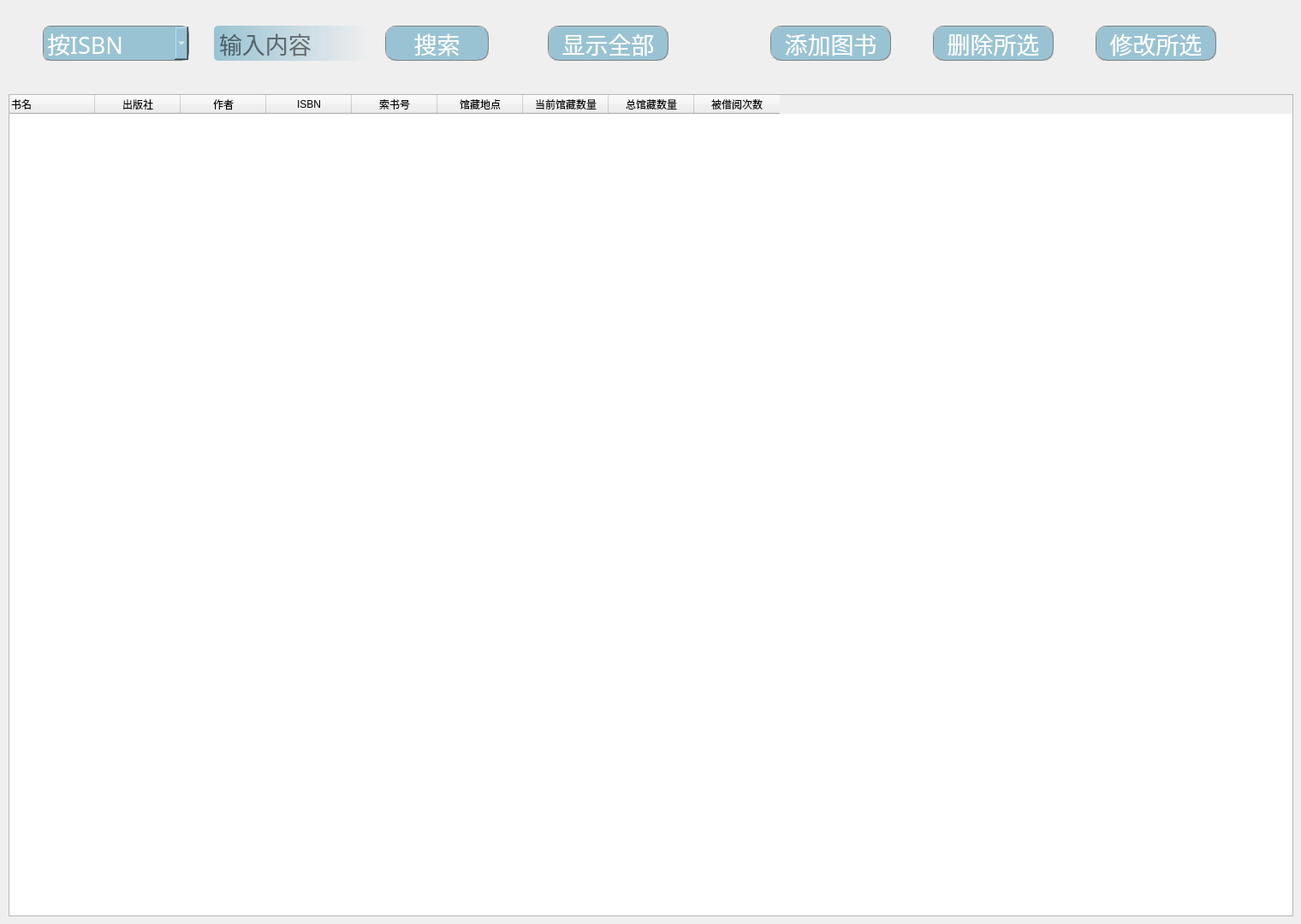
<?xml version="1.0" encoding="UTF-8"?>
<ui version="4.0">
 <class>BookM</class>
 <widget class="QWidget" name="BookM">
  <property name="geometry">
   <rect>
    <x>0</x>
    <y>0</y>
    <width>1520</width>
    <height>1080</height>
   </rect>
  </property>
  <property name="windowTitle">
   <string>Form</string>
  </property>
  <widget class="QTableWidget" name="tableWidget">
   <property name="geometry">
    <rect>
     <x>10</x>
     <y>110</y>
     <width>1501</width>
     <height>961</height>
    </rect>
   </property>
   <property name="contextMenuPolicy">
    <enum>Qt::DefaultContextMenu</enum>
   </property>
   <column>
    <property name="text">
     <string>书名</string>
    </property>
    <property name="textAlignment">
     <set>AlignJustify|AlignVCenter</set>
    </property>
   </column>
   <column>
    <property name="text">
     <string>出版社</string>
    </property>
   </column>
   <column>
    <property name="text">
     <string>作者</string>
    </property>
   </column>
   <column>
    <property name="text">
     <string>ISBN</string>
    </property>
   </column>
   <column>
    <property name="text">
     <string>索书号</string>
    </property>
   </column>
   <column>
    <property name="text">
     <string>馆藏地点</string>
    </property>
   </column>
   <column>
    <property name="text">
     <string>当前馆藏数量</string>
    </property>
   </column>
   <column>
    <property name="text">
     <string>总馆藏数量</string>
    </property>
   </column>
   <column>
    <property name="text">
     <string>被借阅次数</string>
    </property>
   </column>
  </widget>
  <widget class="QPushButton" name="button_delete">
   <property name="geometry">
    <rect>
     <x>1090</x>
     <y>30</y>
     <width>141</width>
     <height>41</height>
    </rect>
   </property>
   <property name="font">
    <font>
     <family>微软雅黑 Light</family>
     <pointsize>20</pointsize>
     <weight>50</weight>
     <bold>false</bold>
    </font>
   </property>
   <property name="styleSheet">
    <string notr="true">QPushButton{
border:1px groove gray;
border-radius:12px;
padding:2px 4px;
color: rgb(255, 255, 255);
background-color: rgba(153,195,211,255);
}
 
QPushButton:hover{
border:1px groove gray;
border-radius:12px;
padding:2px 4px;
color:  rgba(153,195,211,160);
background-color: rgba(153,195,211,180);
}
QPushButto:pressed{
border:1px groove gray;
border-radius:12px;
padding:2px 4px;
color: rgb(255, 255, 255);
background-color: rgba(153,195,211,100);
padding-left:6px;
padding-top:6px;
}</string>
   </property>
   <property name="text">
    <string>删除所选</string>
   </property>
  </widget>
  <widget class="QPushButton" name="button_add">
   <property name="geometry">
    <rect>
     <x>900</x>
     <y>30</y>
     <width>141</width>
     <height>41</height>
    </rect>
   </property>
   <property name="font">
    <font>
     <family>微软雅黑 Light</family>
     <pointsize>20</pointsize>
     <weight>50</weight>
     <bold>false</bold>
    </font>
   </property>
   <property name="styleSheet">
    <string notr="true">QPushButton{
border:1px groove gray;
border-radius:12px;
padding:2px 4px;
color: rgb(255, 255, 255);
background-color: rgba(153,195,211,255);
}
 
QPushButton:hover{
border:1px groove gray;
border-radius:12px;
padding:2px 4px;
color:  rgba(153,195,211,160);
background-color: rgba(153,195,211,180);
}
QPushButto:pressed{
border:1px groove gray;
border-radius:12px;
padding:2px 4px;
color: rgb(255, 255, 255);
background-color: rgba(153,195,211,100);
padding-left:6px;
padding-top:6px;
}</string>
   </property>
   <property name="text">
    <string>添加图书</string>
   </property>
  </widget>
  <widget class="QPushButton" name="button_mod">
   <property name="geometry">
    <rect>
     <x>1280</x>
     <y>30</y>
     <width>141</width>
     <height>41</height>
    </rect>
   </property>
   <property name="font">
    <font>
     <family>微软雅黑 Light</family>
     <pointsize>20</pointsize>
     <weight>50</weight>
     <bold>false</bold>
    </font>
   </property>
   <property name="styleSheet">
    <string notr="true">QPushButton{
border:1px groove gray;
border-radius:12px;
padding:2px 4px;
color: rgb(255, 255, 255);
background-color: rgba(153,195,211,255);
}
 
QPushButton:hover{
border:1px groove gray;
border-radius:12px;
padding:2px 4px;
color:  rgba(153,195,211,160);
background-color: rgba(153,195,211,180);
}
QPushButto:pressed{
border:1px groove gray;
border-radius:12px;
padding:2px 4px;
color: rgb(255, 255, 255);
background-color: rgba(153,195,211,100);
padding-left:6px;
padding-top:6px;
}</string>
   </property>
   <property name="text">
    <string>修改所选</string>
   </property>
  </widget>
  <widget class="QPushButton" name="button_search">
   <property name="geometry">
    <rect>
     <x>450</x>
     <y>30</y>
     <width>121</width>
     <height>41</height>
    </rect>
   </property>
   <property name="font">
    <font>
     <family>微软雅黑 Light</family>
     <pointsize>20</pointsize>
     <weight>50</weight>
     <bold>false</bold>
    </font>
   </property>
   <property name="styleSheet">
    <string notr="true">QPushButton{
border:1px groove gray;
border-radius:12px;
padding:2px 4px;
color: rgb(255, 255, 255);
background-color: rgba(153,195,211,255);
}
 
QPushButton:hover{
border:1px groove gray;
border-radius:12px;
padding:2px 4px;
color:  rgba(153,195,211,160);
background-color: rgba(153,195,211,180);
}
QPushButto:pressed{
border:1px groove gray;
border-radius:12px;
padding:2px 4px;
color: rgb(255, 255, 255);
background-color: rgba(153,195,211,100);
padding-left:6px;
padding-top:6px;
}</string>
   </property>
   <property name="text">
    <string>搜索</string>
   </property>
  </widget>
  <widget class="QComboBox" name="searchbox">
   <property name="geometry">
    <rect>
     <x>50</x>
     <y>30</y>
     <width>171</width>
     <height>41</height>
    </rect>
   </property>
   <property name="font">
    <font>
     <family>微软雅黑 Light</family>
     <pointsize>20</pointsize>
     <weight>50</weight>
     <bold>false</bold>
    </font>
   </property>
   <property name="acceptDrops">
    <bool>false</bool>
   </property>
   <property name="styleSheet">
    <string notr="true">border:1px groove gray;
border-radius:8px;
padding:2px 4px;
color: rgb(255, 255, 255);
background-color: rgba(153,195,211,255);</string>
   </property>
   <item>
    <property name="text">
     <string>按ISBN</string>
    </property>
   </item>
   <item>
    <property name="text">
     <string>按书名</string>
    </property>
   </item>
   <item>
    <property name="text">
     <string>按作者</string>
    </property>
   </item>
   <item>
    <property name="text">
     <string>按索书号</string>
    </property>
   </item>
   <item>
    <property name="text">
     <string>按出版社</string>
    </property>
   </item>
   <item>
    <property name="text">
     <string>按馆藏地点</string>
    </property>
   </item>
  </widget>
  <widget class="QPushButton" name="button_all">
   <property name="geometry">
    <rect>
     <x>640</x>
     <y>30</y>
     <width>141</width>
     <height>41</height>
    </rect>
   </property>
   <property name="font">
    <font>
     <family>微软雅黑 Light</family>
     <pointsize>20</pointsize>
     <weight>50</weight>
     <bold>false</bold>
    </font>
   </property>
   <property name="styleSheet">
    <string notr="true">QPushButton{
border:1px groove gray;
border-radius:12px;
padding:2px 4px;
color: rgb(255, 255, 255);
background-color: rgba(153,195,211,255);
}
 
QPushButton:hover{
border:1px groove gray;
border-radius:12px;
padding:2px 4px;
color:  rgba(153,195,211,160);
background-color: rgba(153,195,211,180);
}
QPushButto:pressed{
border:1px groove gray;
border-radius:12px;
padding:2px 4px;
color: rgb(255, 255, 255);
background-color: rgba(153,195,211,100);
padding-left:6px;
padding-top:6px;
}</string>
   </property>
   <property name="text">
    <string>显示全部</string>
   </property>
  </widget>
  <widget class="QLineEdit" name="searchle">
   <property name="geometry">
    <rect>
     <x>250</x>
     <y>30</y>
     <width>181</width>
     <height>41</height>
    </rect>
   </property>
   <property name="font">
    <font>
     <family>微软雅黑 Light</family>
     <pointsize>20</pointsize>
    </font>
   </property>
   <property name="acceptDrops">
    <bool>false</bool>
   </property>
   <property name="styleSheet">
    <string notr="true">border-radius:5px;
padding:2px 4px;
background-color: qlineargradient(spread:pad, x1:0, y1:0, x2:1, y2:0, stop:0 rgba(153,195,211,255), stop:1 rgba(152,195,212, 0));</string>
   </property>
   <property name="maxLength">
    <number>16</number>
   </property>
   <property name="placeholderText">
    <string>输入内容</string>
   </property>
   <property name="clearButtonEnabled">
    <bool>true</bool>
   </property>
  </widget>
 </widget>
 <resources/>
 <connections/>
</ui>
